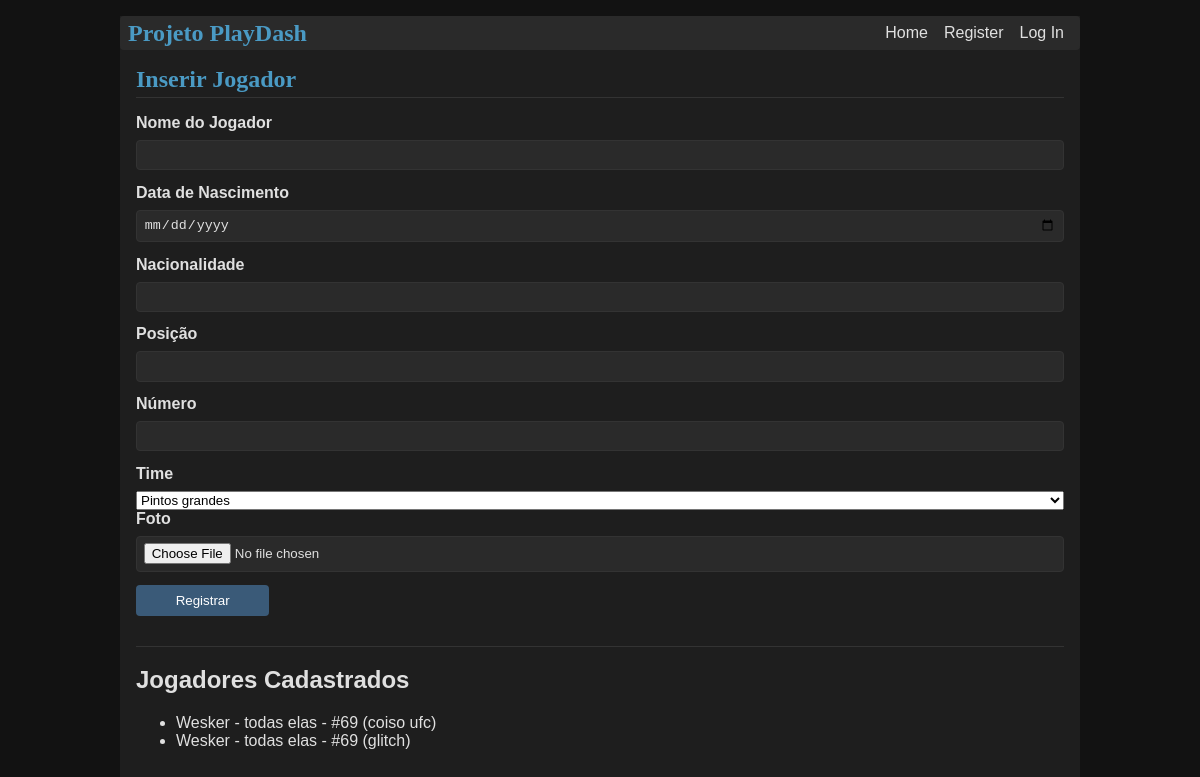
The app's page /insert/players, older data.
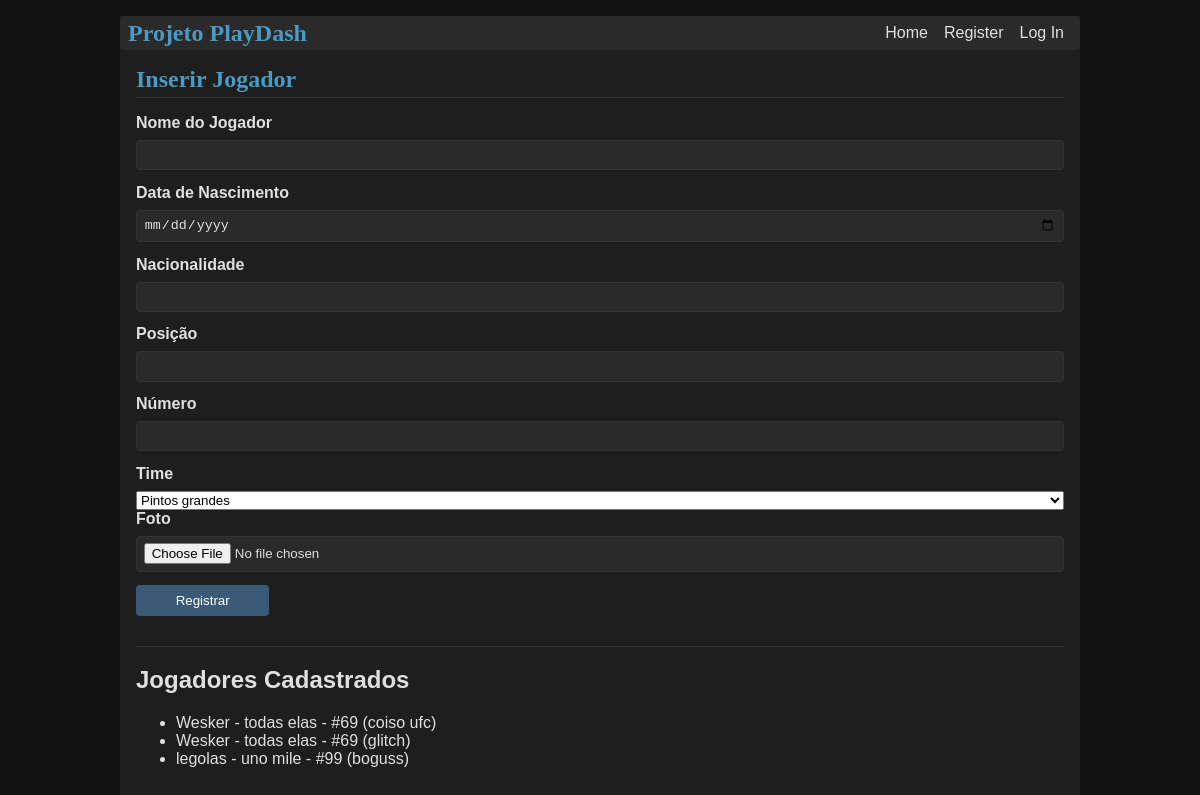
The same page, newer data.
### tables this page shows
CREATE TABLE jogador (
    nome_jogador character varying(100) NOT NULL,
    data_nascimento timestamp NOT NULL,
    nacionalidade character varying(20) NOT NULL,
    foto text NOT NULL,
    gols integer NOT NULL DEFAULT 0,
    posicao character varying(30) NOT NULL,
    numero integer NOT NULL,
    faltas integer NOT NULL DEFAULT 0,
    cartoes_amarelos integer NOT NULL DEFAULT 0,
    cartoes_vermelhos integer NOT NULL DEFAULT 0,
    nome_time character varying(100) NOT NULL,

    CONSTRAINT jogador_pkey PRIMARY KEY (numero, nome_time),
    CONSTRAINT jogador_nome_time_fkey FOREIGN KEY (nome_time) 
        REFERENCES "time"(nome_time)
);

### playdash/insert.py (the view, shortened to what this page needs)
@bp.route('/players', methods=('GET', 'POST'))
def insert_players():
    db = get_db()
    teams = db.execute('SELECT nome_time FROM "time"').fetchall()
    players = db.execute('SELECT * FROM jogador').fetchall()
    return render_template('insert/insert_players.html', players=players, teams=teams)

### playdash/auth.py (called while the page is built)
@bp.before_app_request
def load_logged_in_user():
    user_name = session.get('user_name')
    if user_name is None:
        g.user = None
    else:
        g.user = get_db().execute(
            'SELECT * FROM usuario WHERE nome_usuario = ?', (user_name,)
        ).fetchone()

### playdash/db.py (called while the page is built)
def get_db():
    if 'db' not in g:
        g.db = sqlite3.connect(
            current_app.config['DATABASE'],
            detect_types=sqlite3.PARSE_DECLTYPES
        )
        g.db.row_factory = sqlite3.Row
    return g.db

### playdash/templates/insert/insert_players.html
{% extends 'base.html' %}
{% block header %}
    <h1>{% block title %}Inserir Jogador{% endblock %}</h1>
{% endblock %}
{% block content %}
    <form method="post" enctype="multipart/form-data">
        <label for="nome_jogador">Nome do Jogador</label>
        <input type="text" name="nome_jogador" required>
        <label for="data_nascimento">Data de Nascimento</label>
        <input type="date" name="data_nascimento" required>
        <label for="nacionalidade">Nacionalidade</label>
        <input type="text" name="nacionalidade" required>
        <label for="posicao">Posição</label>
        <input type="text" name="posicao" required>
        <label for="numero">Número</label>
        <input type="number" name="numero" required>
        <label for="nome_time">Time</label>
        <select name="nome_time" required>
            {% for team in teams %}
                <option value="{{ team['nome_time'] }}">{{ team['nome_time'] }}</option>
            {% endfor %}
        </select>
        <label for="foto">Foto</label>
        <input type="file" name="foto" required>
        <input type="submit" value="Registrar">
    </form>
    <hr>
    <h2>Jogadores Cadastrados</h2>
    <ul>
        {% for player in players %}
            <li>{{ player['nome_jogador'] }} - {{ player['posicao'] }} - #{{ player['numero'] }} ({{ player['nome_time'] }})</li>
        {% endfor %}
    </ul>
{% endblock %}

### playdash/templates/base.html (shortened to what this page needs)
<!doctype html>
<link rel="stylesheet" href="{{ url_for('static', filename='style.css') }}">
<nav>
    <h1>Projeto PlayDash</h1>
    <ul>
        {% if g.user %}
            <li><a href="{{ url_for('home.home') }}">Home</a>
            <li><span>{{ g.user['nome_usuario'] }}</span>
            <li><a href="{{ url_for('auth.logout') }}">Log Out</a>
        {% else %}
            <li><a href="{{ url_for('home.home') }}">Home</a>
            <li><a href="{{ url_for('auth.register') }}">Register</a>
            <li><a href="{{ url_for('auth.login') }}">Log In</a>
        {% endif %}
    </ul>
</nav>
<section class="content">
    <header>
        {% block header %}{% endblock %}
    </header>
        {% block content %}{% endblock %}
</section>

### playdash/static/style.css (style rules this page uses)
h1 { font-family: serif; color: #4a9ac4; margin: 1rem 0; }
a { color: #4a9ac4; text-decoration: none; }
hr { border: none; border-top: 1px solid #333; }
nav { background: #2a2a2a; display: flex; align-items: center; padding: 0 0.5rem; border-radius: 4px; }
nav h1 { flex: auto; margin: 0; }
nav ul { display: flex; list-style: none; margin: 0; padding: 0; }
nav ul li a, nav ul li span, header .action { display: block; padding: 0.5rem; color: #e0e0e0; }
.content { padding: 0 1rem 1rem; }
.content > header { border-bottom: 1px solid #333; display: flex; align-items: flex-end; }
.content > header h1 { flex: auto; margin: 1rem 0 0.25rem 0; }
.content:last-child { margin-bottom: 0; }
.content form { margin: 1em 0; display: flex; flex-direction: column; }
.content label { font-weight: bold; margin-bottom: 0.5em; color: #e0e0e0; }
.content input, .content textarea { margin-bottom: 1em; background: #2a2a2a; border: 1px solid #333; color: #e0e0e0; padding: 0.5em; border-radius: 4px; }
input[type=submit] { align-self: start; min-width: 10em; background: #3a5a78; color: white; border: none; padding: 0.6em 1em; cursor: pointer; border-radius: 4px; }

Row changes from the older to the newer data that the page shows:
added jogador: nome_jogador "legolas", posicao "uno mile", numero "99", nome_time "boguss"
